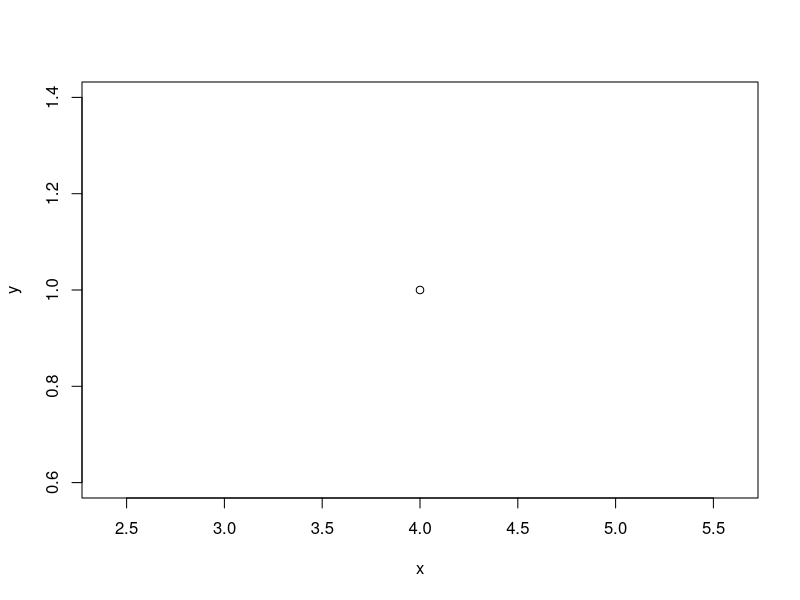
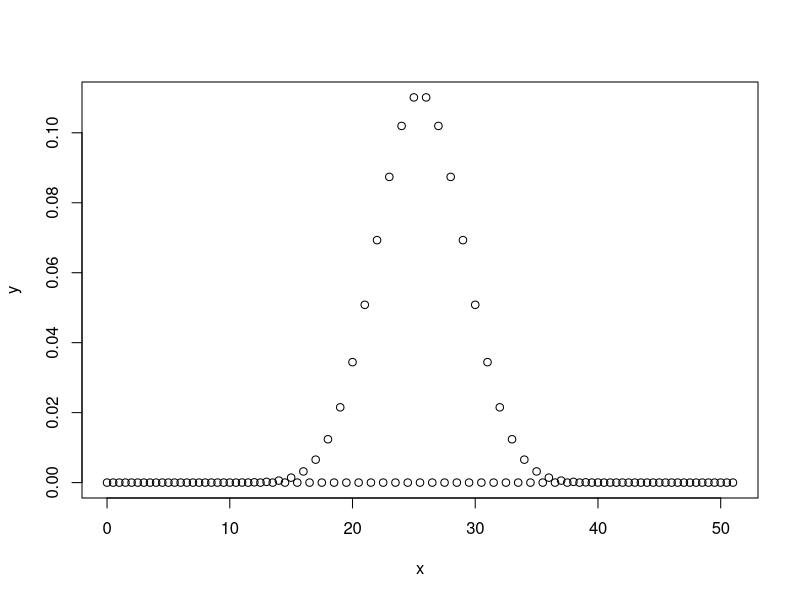
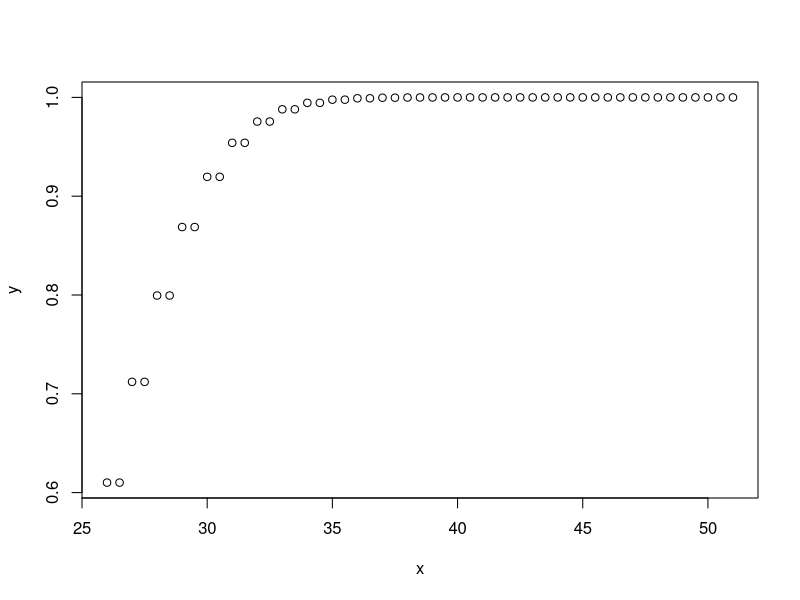
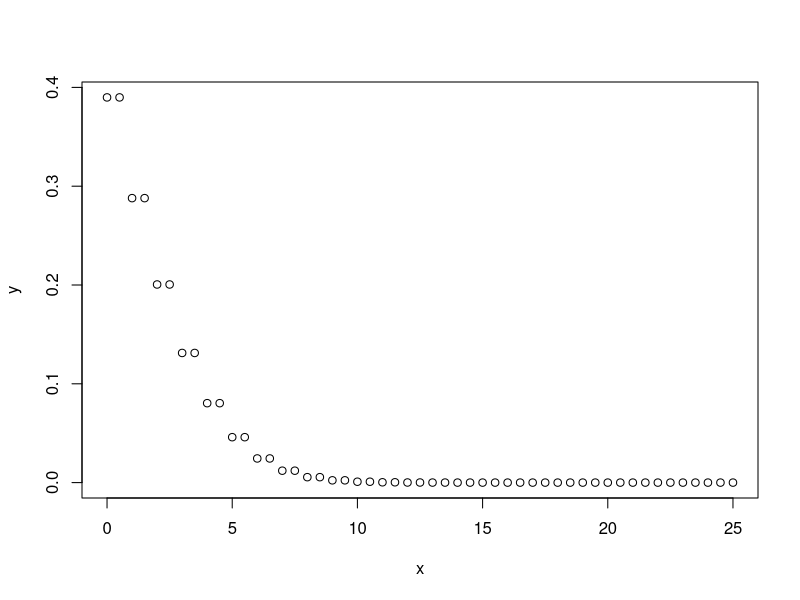
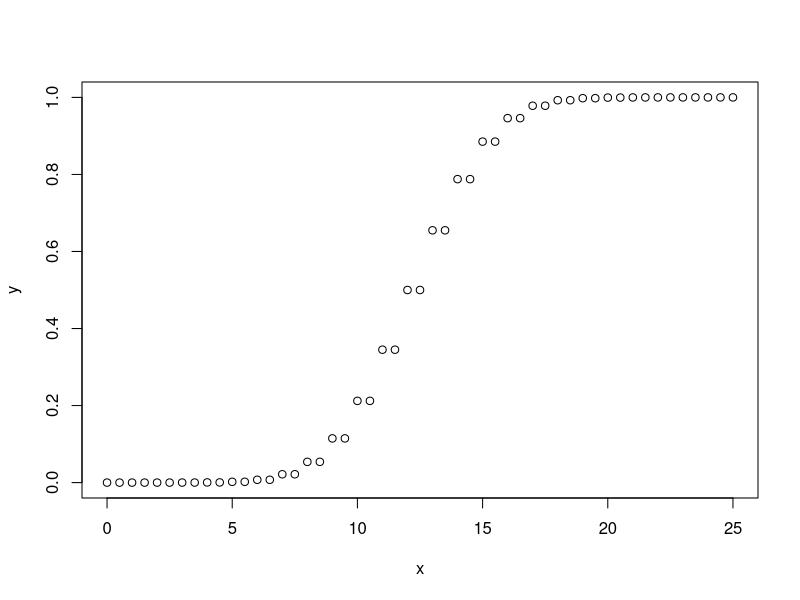
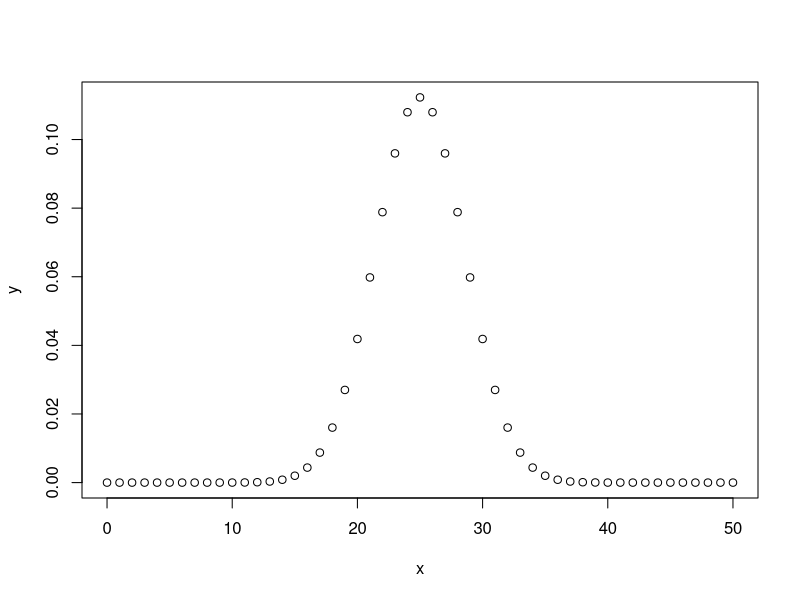
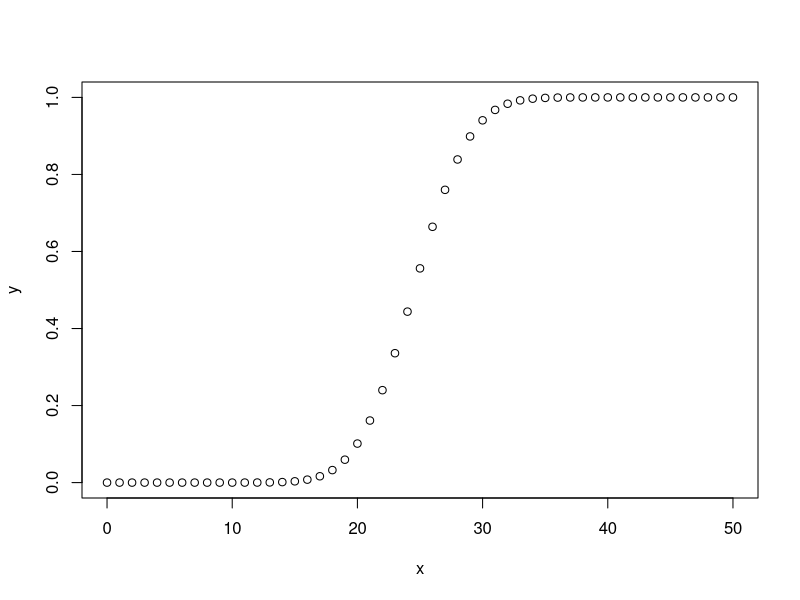

The R source for these figures, in order: (Note: this script raises an error after producing the figures.)
#The binomial distribution model deals with finding the probability of success of an event
#which has only two possible outcomes in a series of experiments.
#For example, tossing of a coin always gives a head or a tail.

#R has four in-built functions to generate binomial distribution.
#They are described below.

#dbinom(x, size, prob)
#pbinom(x, size, prob)
#qbinom(p, size, prob)
#rbinom(n, size, prob)
#Following is the description of the parameters used −

#x is a vector of numbers.

#p is a vector of probabilities.

#n is number of observations.

#size is the number of trials.

#prob is the probability of success of each trial.

#dbinom()
#This function gives the probability density distribution at each point.


#Live Demo
#The probability of finding exactly 3 heads in tossing a coin repeatedly for 10 times is
#estimated during the binomial distribution.
x<-3
y<-dbinom(x,10,0.5)
print(y)

x<-0
y0<-dbinom(x,4,0.5)
print(y0)
x<-1
y1<-dbinom(x,4,0.5)
print(y1)
x<-2
y2<-dbinom(x,4,0.5)
print(y2)
x<-3
y3<-dbinom(x,4,0.5)
print(y3)
x<-4
y4<-dbinom(x,4,0.5)
print(y4)
y=y0+y1+y2+y3+y4
print(y)
x<-4
y<-pbinom(x,4,0.5)
print(y)

y<-dbinom(x,4,0.1)
print(y)
x<-4
y<-dbinom(x,4,0.1)
print(y)
x<-2
y<-dbinom(x,10,0.1)
print(y)

x<-5
y<-dbinom(x,10,0.1)
print(y)
x<-10
y<-pbinom(x,10,0.1)
print(y)

x<-seq(0,4,0.1)
x<-4
y<-pbinom(x,4,0.1)
print(y)
plot(x,y)

# to find the probability of getting defective greater than 2
y1<-0
x<-0
y<-dbinom(x,4,0.1)
y1=y1+y

x<-1
y<-dbinom(x,4,0.1)
y1=y1+y

x<-2
y<-dbinom(x,4,0.1)
y1=y1+y

print(y1)


x<-2
y<-pbinom(x,4,0.1)
print(y)
z<-1-y
print(z)


#to find the probability of getting defective lies between 2 and 3
x1<-2
y1<-pbinom(x1,4,0.5)
print(y1)

x2<-3
y2<-pbinom(x2,4,0.5)
print(y2)

z=y2-y1
print(z)

#probability of getting 1 head from tossing of 2 heads 
x<-1
y<-dbinom(x,2,0.5)
print(y)

#probability of getting 2 heads from tossing of 2 heads
x<-2
y<-dbinom(x,2,0.5)
print(y)



#probability of getting 1 head or greater from tossing of 2 heads
x<-1
y<-pbinom(x,2,0.5)
print(y)

x<-0
y<-pbinom(x,2,0.5)
print(y)

x<-1
y<-qbinom(x,2,0.5)
print(y)

x<-seq(0,51,0.5)
y<-dbinom(x,51,0.5)
plot(x,y)


#probability of getting 26 heads
x<-26
y<-dbinom(x,51,0.5)
print(y)

# Probability of getting 26 or greater heads from a 51 tosses of a coin.
x<-seq(26,51,0.5)
y <- pbinom(x,51,0.5)

print(x)
plot(x,y)
# Probability of getting 26 or less heads from a 51 tosses of a coin
#1st method
y<-1-pbinom(x,51,0.5)
x<-seq(0,25,0.5)
print(y)
plot(x,y)

#2nd method
x<-seq(0,25,0.5)
y<-pbinom(x,25,0.5)
plot(x,y)






#Live Demo
# Create a sample of 50 numbers which are incremented by 1.
x <- seq(0,50,1)

# Create the binomial distribution.
y <- dbinom(x,50,0.5)

# Give the chart file a name.
#png(file = "dbinom.png")

# Plot the graph for this sample.
plot(x,y)

# Save the file.
#dev.off()


#pbinom()
#This function gives the cumulative probability of an event. 
#It is a single value
#representing the probability.

x <- seq(0,50,by = 1)
x<-seq(0,50)
# Create the binomial distribution.
y <- pbinom(x,50,0.5)

# Give the chart file a name.
#png(file = "dbinom.png")

# Plot the graph for this sample.
plot(x,y)


x <- seq(0,-50,by = -1)

# Create the binomial distribution.
y <- qbinom(x,-50,0.5)

# Give the chart file a name.
#png(file = "dbinom.png")

# Plot the graph for this sample.
plot(x,y)
#qbinom()
#This function takes the probability value and gives a number whose
#cumulative value matches the probability value.

#Live Demo
# How many heads will have a probability of 0.25 will come out when a coin
# is tossed 51 times.
x <- qbinom(0.25,4,1/2)

print(x)


#rbinom()
#This function generates required number of random values of given 
#probability from a given sample.

#Live Demo
# Find 8 random values from a sample of 150 with probability of 0.4.
x <- rbinom(8,150,.4)

print(x)

print(dbinom(0, size=12, prob=0.2) + 
  + dbinom(1, size=12, prob=0.2) + 
  + dbinom(2, size=12, prob=0.2) + 
  + dbinom(3, size=12, prob=0.2) + 
  + dbinom(4, size=12, prob=0.2))

print(pbinom(4,12,0.2))